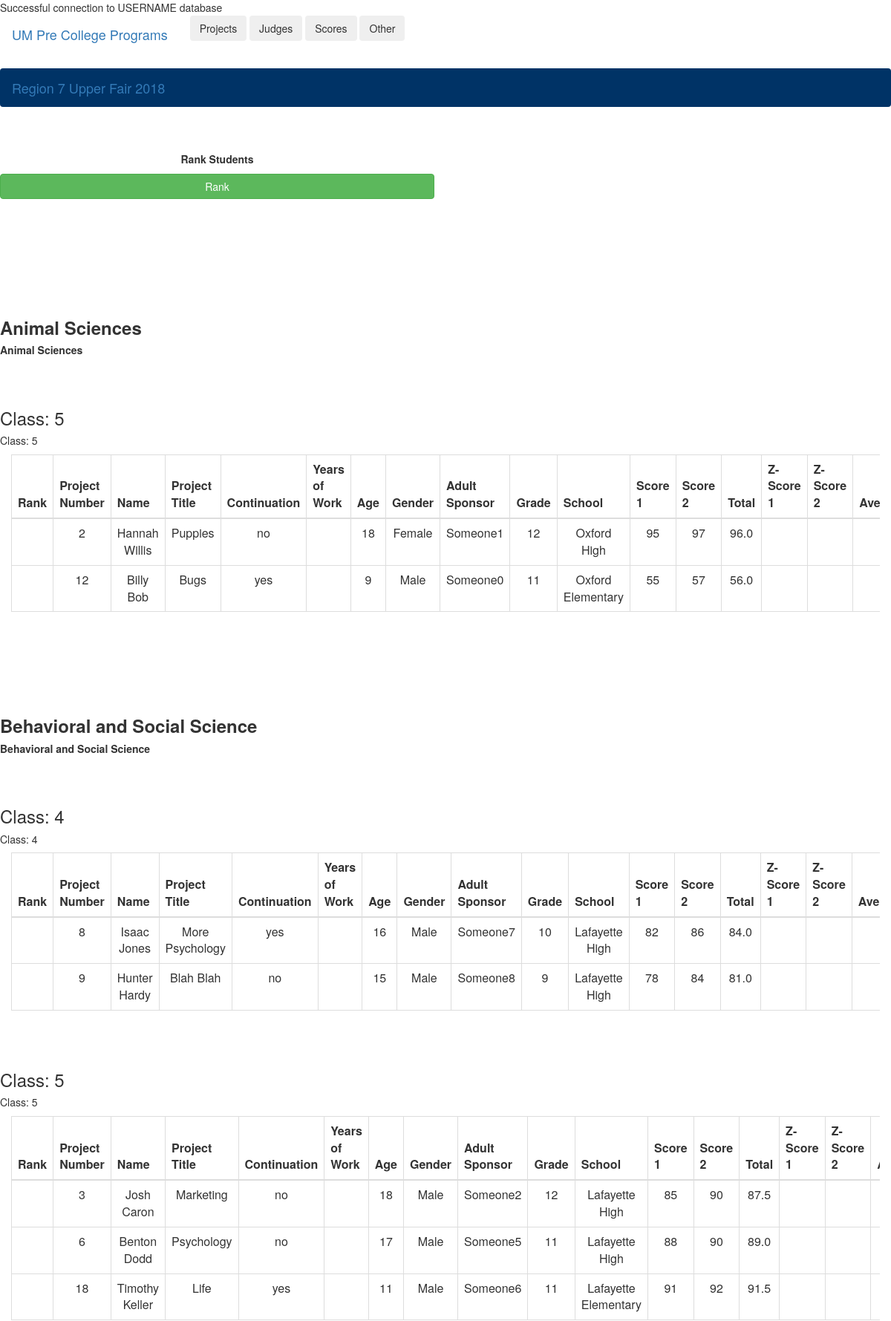
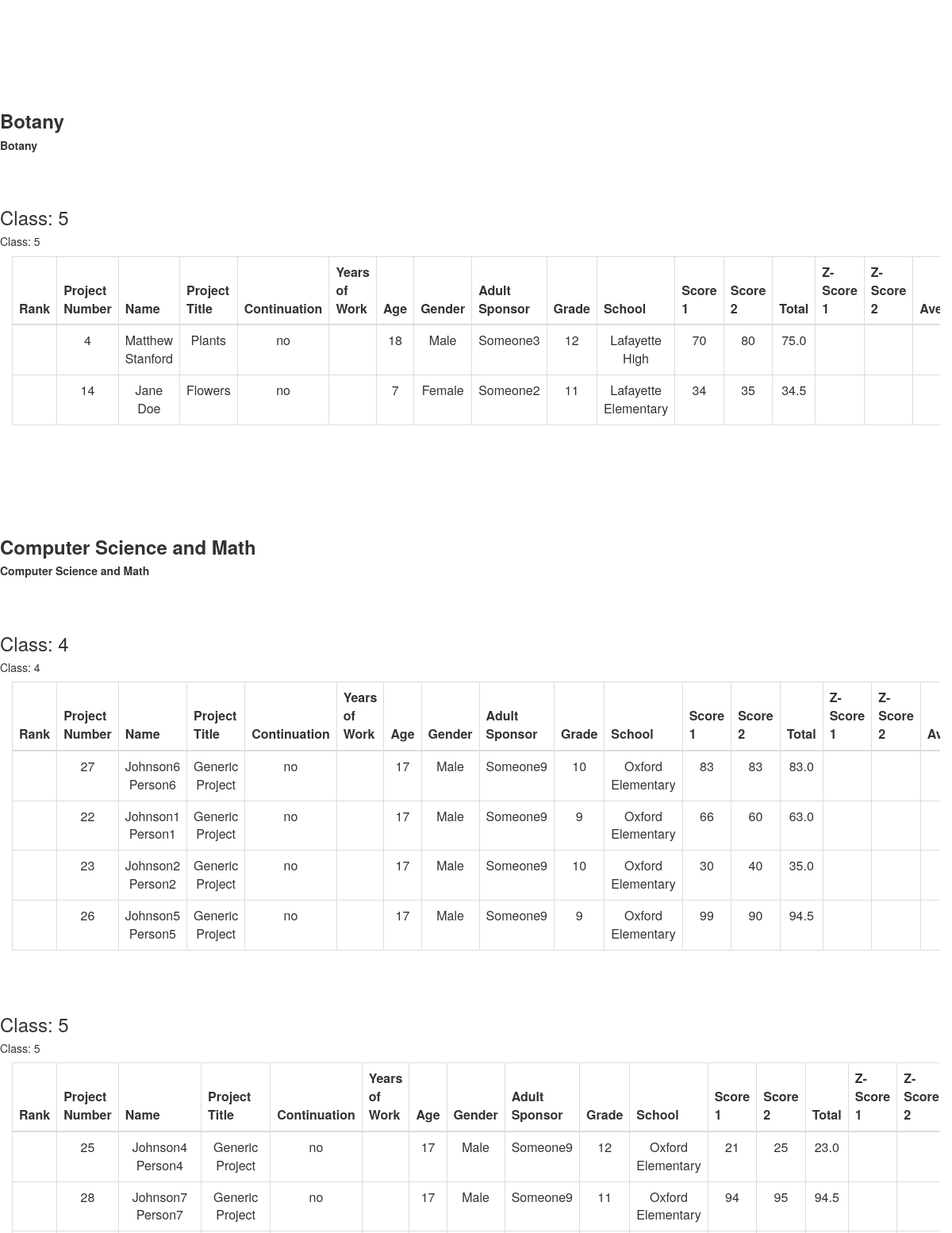
/CRUDsp/readScores.php?id=1&type=1 (upper part), run on the app's committed database (2 pictures, top to bottom).
### tables this page shows
CREATE TABLE Registration (
    RegistrationID int NOT NULL AUTO_INCREMENT,
    LName varchar(50) NOT NULL,
    FName varchar(50) NOT NULL,
    ProjTitle varchar(255) NOT NULL,
    Continuation varchar(3) NOT NULL,
    NumYears int NOT NULL,
    Age int NOT NULL,
    Gender varchar(10) NOT NULL,
    City varchar(45) NOT NULL,
    State varchar(2) NOT NULL,
    Zip int NOT NULL,
    AdultSponsor varchar(100) NOT NULL,
    WheelchairAccess varchar(3) NULL,
    FKFairID int NOT NULL,
    FKSchoolID int NOT NULL,
    FKCategoryID int NOT NULL,
    FKClassID int NOT NULL,
    Score1 int NULL,
    Score2 int NULL,
    Total decimal(4,1) NULL,
    ZScore1 decimal(10,8) NULL,
    ZScore2 decimal(10,8) NULL,
    AverageZ decimal(10,8) NULL,
    Rank int NULL,
    CONSTRAINT Registration_pk PRIMARY KEY (RegistrationID)
);

CREATE TABLE Class (
    ClassID int NOT NULL AUTO_INCREMENT,
    Class int NOT NULL,
    Grade int NOT NULL,
    CONSTRAINT Class_pk PRIMARY KEY (ClassID)
);

CREATE TABLE School (
    SchoolID int NOT NULL AUTO_INCREMENT,
    SName varchar(100) NOT NULL,
    KeyTeacher varchar(100) NOT NULL,
    City varchar(50) NOT NULL,
    Type varchar(45) NOT NULL,
    CONSTRAINT School_pk PRIMARY KEY (SchoolID)
);

### CRUDsp/readScores.php (the view, shortened to what this page needs)
<DOCTYPE! html>
<html lang="en">
<?php
	require_once("included_functions.php");
	$mysqli = db_connection();
	if ((isset($_GET['id']) && $_GET['id'] !== "") && (isset($_GET['type']) && $_GET['type'] !== "")) {
		$ID = $_GET['id'];
		$type = $_GET['type'];
		$query1 = "Select * from Fair where FairID = ".$ID;
		$result = $mysqli->query($query1);
		if ($result && $result->num_rows > 0) {
			if ($type === "1") {
				$query = "Select Description from Category order by Description";
				$result = $mysqli->query($query);
				$catArray = array();
				if ($result && $result->num_rows > 0) {
					while ($row = $result->fetch_assoc()) {
						array_push($catArray, $row['Description']);
					}
					echo "<br /><br />";
					echo "<div class='row justify-content-center' align='center'>";
					echo "<div class='col-xs-12 col-sm-12 col-md-9 col-lg-6'>";
					echo "<p><b>Rank Students</b></p>";
					echo "<a href='rank.php?id=".$ID."' class='btn btn-success btn-block'>Rank</a>";
					echo "</div>";
					echo "</div>";
					echo "<br /><br /><br /><br /><br /><br />";
					echo "<div class='container-fluid'";
					for ($i = 0; $i < count($catArray); $i++) {
						$query = "Select distinct Class from Registration ";
						$query .= "inner join Fair on FKFairID = FairID ";
						$query .= "inner join Category on FKCategoryID = CategoryID ";
						$query .= "inner join Class on FKClassID = ClassID ";
						$query .= "where FairID = ".$ID." and Description = '".$catArray[$i]."'";
						$result = $mysqli->query($query);
						$classArray = array();
						if ($result && $result->num_rows > 0) {
							while ($row = $result->fetch_assoc()) {
								array_push($classArray, $row['Class']);
							}
							echo "<br><br>";
							echo "<div class='row justify-content-center'>";
							echo "<head>";
							echo "<h3 class='d-none d-md-block'><b>".$catArray[$i]."</b></h4>";
        					echo "<h5 class='d-md-none'><b>".$catArray[$i]."</b></h6>";
							echo "</head>";
							echo "</div>";
							for ($j = 0; $j < count($classArray); $j++) {
								$query = "Select distinct TeamMembers.FKRegistrationID from TeamMembers ";
				    			$query .= "inner join Registration on TeamMembers.FKRegistrationID = RegistrationID ";
				    			$query .= "inner join Class on TeamMembers.FKClassID = ClassID ";
				    			$query .= "inner join Category on FKCategoryID = CategoryID ";
				    			$query .= "where Description = '".$catArray[$i]."' and Class = ".$classArray[$j];
				    			$onTeam = array();
				    			$result = $mysqli->query($query);
				    			if ($result && $result->num_rows > 0) {
				    				while ($row = $result->fetch_assoc()) {
				    					array_push($onTeam, $row['FKRegistrationID']);
				    				}
				    			}
								$query = "Select RegistrationID, concat(FName, ' ', LName) as `Name`, ProjTitle, Continuation, ";
								$query .= "NumYears, Age, Gender, AdultSponsor, Grade, SName, Score1, Score2, Total, ZScore1, ZScore2, AverageZ, Rank ";
								$query .= "from Registration ";
								$query .= "inner join Fair on FKFairID = FairID ";
								$query .= "inner join School on FKSchoolID = SchoolID ";
								$query .= "inner join Category on FKCategoryID = CategoryID ";
								$query .= "inner join Class on FKClassID = ClassID ";
								$query .= "where FKFairID = ".$ID." and Description = '".$catArray[$i]."' and Class = ".$classArray[$j]." ";
								$query .= "order by AverageZ DESC, Rank ASC";
								$result = $mysqli->query($query);
								if ($result && $result->num_rows > 0) {
									echo "<br><br>";
									echo "<div class='row justify-content-center'>";
									echo "<head>";
									echo "<h3 class='d-none d-md-block'>Class: ".$classArray[$j]."</h3>";
		        					echo "<h5 class='d-md-none'>Class: ".$classArray[$j]."</h5>";
									echo "</head>";
									echo "</div>";
									echo "<div class='table-responsive'>";
									echo "<table class='table table-bordered table-hover'>";
									echo "<thead class='thead-dark text-center'>";
									echo "<tr>";
									echo "<th scope='col'>Rank</th>";
									echo "<th scope='col'>Project Number</th>";
									echo "<th scope='col'>Name</th>";
									echo "<th scope='col'>Project Title</th>";
									echo "<th scope='col'>Continuation</th>";
									echo "<th scope='col'>Years of Work</th>";
									echo "<th scope='col'>Age</th>";
									echo "<th scope='col'>Gender</th>";
									echo "<th scope='col'>Adult Sponsor</th>";
									echo "<th scope='col'>Grade</th>";
									echo "<th scope='col'>School</th>";
									echo "<th scope='col'>Score 1</th>";
									echo "<th scope='col'>Score 2</th>";
									echo "<th scope='col'>Total</th>";
									echo "<th scope='col'>Z-Score 1</th>";
									echo "<th scope='col'>Z-Score 2</th>";
									echo "<th scope='col'>Average</th>";
									echo "</tr>";
									echo "</thead>";
									echo "<tbody>";
									while ($row = $result->fetch_assoc()) {
										if ( !(in_array($row['RegistrationID'], $onTeam)) ) {
											echo "<tr>";
											echo "<td class='text-center'>".$row['Rank']."</td>";
											echo "<td class='text-center'>".$row['RegistrationID']."</td>";
											echo "<td class='text-center'>".$row['Name']."</td>";
											echo "<td class='text-center'>".$row['ProjTitle']."</td>";
											echo "<td class='text-center'>".$row['Continuation']."</td>";
											echo "<td class='text-center'>".$row['Years of Work']."</td>";
											echo "<td class='text-center'>".$row['Age']."</td>";
											echo "<td class='text-center'>".$row['Gender']."</td>";
											echo "<td class='text-center'>".$row['AdultSponsor']."</td>";
											echo "<td class='text-center'>".$row['Grade']."</td>";
											echo "<td class='text-center'>".$row['SName']."</td>";
											echo "<td class='text-center'>".$row['Score1']."</td>";
											echo "<td class='text-center'>".$row['Score2']."</td>";
											echo "<td class='text-center'>".$row['Total']."</td>";
											echo "<td class='text-center'>".$row['ZScore1']."</td>";
											echo "<td class='text-center'>".$row['ZScore2']."</td>";
											echo "<td class='text-center'>".$row['AverageZ']."</td>";
											echo "</tr>";
										}
									}
									echo "</tbody>";
									echo "</table>";
									echo "</div>";
								} else {
									$_SESSION["message"] = "Error! Unable to view Scores";
				           			header("Location: FairHome.php?id=".$ID);
				           			exit;
								}
							}
							echo "<br /><br /><br />";
						}
					}
					echo "</div>";
					echo "<br /><br />";
					echo "<br /><br /><br /><br /><br /><br />";
				} else {
					$_SESSION["message"] = "Error! Unable to view Categories";
           			header("Location: FairHome.php?id=".$ID);
           			exit;
				}
			}
		} else {
			$_SESSION["message"] = "Error! Fair could not be found.";
            header("Location: SFindex.php");
            exit;
		}
	} else {
		$_SESSION["message"] = "Error! Variables not set";
        header("Location: SFindex.php");
        exit;
	}
 ?>
<br /><br /><br /><br /><br /><br />
 </html>

### data on the page
registration: RegistrationID "2", Name "Hannah Willis", ProjTitle "Puppies", Continuation "no", Age "18", Gender "Female", AdultSponsor "Someone1", FKClassID.Grade "12", FKSchoolID.SName "Oxford High", Score1 "95", Score2 "97", Total "96.0"
registration: RegistrationID "12", Name "Billy Bob", ProjTitle "Bugs", Continuation "yes", Age "9", Gender "Male", AdultSponsor "Someone0", FKClassID.Grade "11", FKSchoolID.SName "Oxford Elementary", Score1 "55", Score2 "57", Total "56.0"
registration: RegistrationID "8", Name "Isaac Jones", ProjTitle "More Psychology", Continuation "yes", Age "16", Gender "Male", AdultSponsor "Someone7", FKClassID.Grade "10", FKSchoolID.SName "Lafayette High", Score1 "82", Score2 "86", Total "84.0"
registration: RegistrationID "9", Name "Hunter Hardy", ProjTitle "Blah Blah", Continuation "no", Age "15", Gender "Male", AdultSponsor "Someone8", FKClassID.Grade "9", FKSchoolID.SName "Lafayette High", Score1 "78", Score2 "84", Total "81.0"
registration: RegistrationID "3", Name "Josh Caron", ProjTitle "Marketing", Continuation "no", Age "18", Gender "Male", AdultSponsor "Someone2", FKClassID.Grade "12", FKSchoolID.SName "Lafayette High", Score1 "85", Score2 "90", Total "87.5"
registration: RegistrationID "6", Name "Benton Dodd", ProjTitle "Psychology", Continuation "no", Age "17", Gender "Male", AdultSponsor "Someone5", FKClassID.Grade "11", FKSchoolID.SName "Lafayette High", Score1 "88", Score2 "90", Total "89.0"
registration: RegistrationID "18", Name "Timothy Keller", ProjTitle "Life", Continuation "yes", Age "11", Gender "Male", AdultSponsor "Someone6", FKClassID.Grade "11", FKSchoolID.SName "Lafayette Elementary", Score1 "91", Score2 "92", Total "91.5"
registration: RegistrationID "4", Name "Matthew Stanford", ProjTitle "Plants", Continuation "no", Age "18", Gender "Male", AdultSponsor "Someone3", FKClassID.Grade "12", FKSchoolID.SName "Lafayette High", Score1 "70", Score2 "80", Total "75.0"
registration: RegistrationID "14", Name "Jane Doe", ProjTitle "Flowers", Continuation "no", Age "7", Gender "Female", AdultSponsor "Someone2", FKClassID.Grade "11", FKSchoolID.SName "Lafayette Elementary", Score1 "34", Score2 "35", Total "34.5"
registration: RegistrationID "27", Name "Johnson6 Person6", ProjTitle "Generic Project", Continuation "no", Age "17", Gender "Male", AdultSponsor "Someone9", FKClassID.Grade "10", FKSchoolID.SName "Oxford Elementary", Score1 "83", Score2 "83", Total "83.0"
registration: RegistrationID "22", Name "Johnson1 Person1", ProjTitle "Generic Project", Continuation "no", Age "17", Gender "Male", AdultSponsor "Someone9", FKClassID.Grade "9", FKSchoolID.SName "Oxford Elementary", Score1 "66", Score2 "60", Total "63.0"
registration: RegistrationID "23", Name "Johnson2 Person2", ProjTitle "Generic Project", Continuation "no", Age "17", Gender "Male", AdultSponsor "Someone9", FKClassID.Grade "10", FKSchoolID.SName "Oxford Elementary", Score1 "30", Score2 "40", Total "35.0"
registration: RegistrationID "26", Name "Johnson5 Person5", ProjTitle "Generic Project", Continuation "no", Age "17", Gender "Male", AdultSponsor "Someone9", FKClassID.Grade "9", FKSchoolID.SName "Oxford Elementary", Score1 "99", Score2 "90", Total "94.5"
registration: RegistrationID "25", Name "Johnson4 Person4", ProjTitle "Generic Project", Continuation "no", Age "17", Gender "Male", AdultSponsor "Someone9", FKClassID.Grade "12", FKSchoolID.SName "Oxford Elementary", Score1 "21", Score2 "25", Total "23.0"
registration: RegistrationID "28", Name "Johnson7 Person7", ProjTitle "Generic Project", Continuation "no", Age "17", Gender "Male", AdultSponsor "Someone9", FKClassID.Grade "11", FKSchoolID.SName "Oxford Elementary", Score1 "94", Score2 "95", Total "94.5"

### other printed values
USERNAME "USERNAME"
$name "Region 7 Upper Fair 2018"
$catArray[$i] "Animal Sciences"
$classArray[$j] "5"
$catArray[$i] "Behavioral and Social Science"
$classArray[$j] "4"
$catArray[$i] "Botany"
$catArray[$i] "Computer Science and Math"
